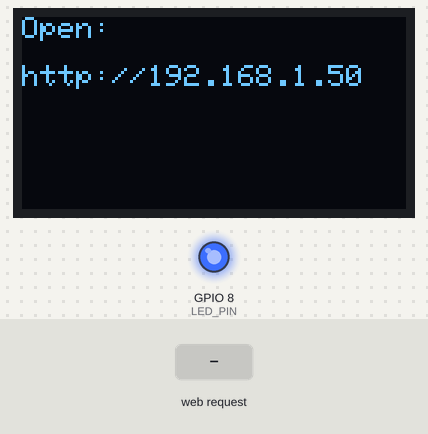
The sketch below on a simulated ESP32-C3. Shown: 128×64 one-colour display, output pins drawn as LEDs (lit = HIGH). Inputs (shaded band) come from the test bench. WiFi joins after 1.5 s; servers stay silent unless stated; not simulated (calls return 0 or success): secrets.h; what the sketch prints to the serial monitor is not drawn.

Above: at 2.7 s.
2.8 s: HTTP request GET /msg received
At 3.4 s:
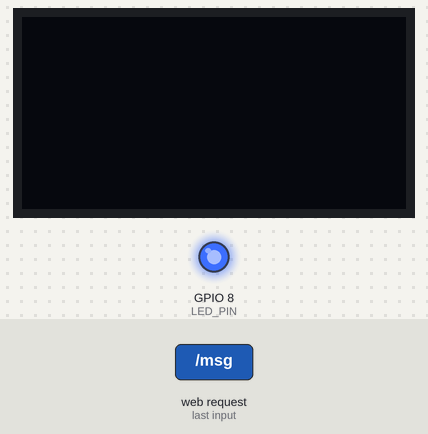
4.3 s: HTTP request GET /invert received
At 4.9 s:
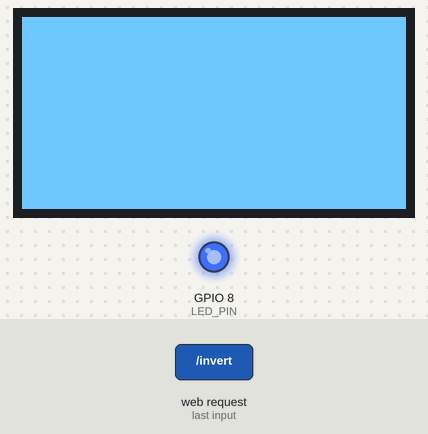
5.8 s: HTTP request GET /toggle received
At 7.0 s:
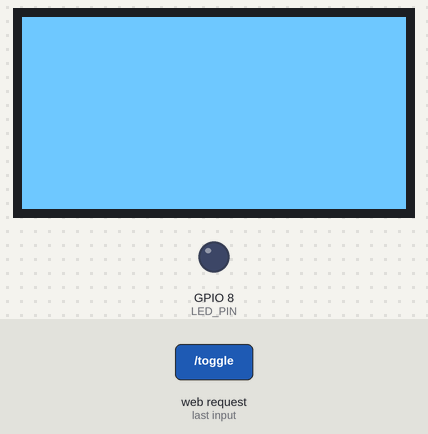
7.3 s: HTTP request GET /msg?text=1 received
At 8.1 s:
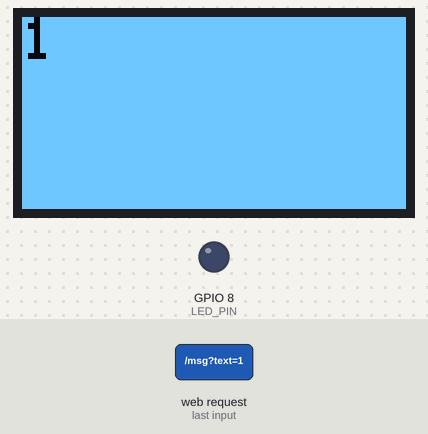
Timing chart, 0 to 9.8 s (numbered marks = the images above; inputs shaded):
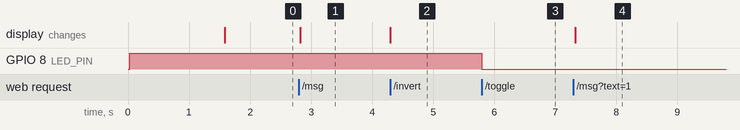

Measured:
- after the input at 2.8 s, the display: changes at once (image 1)
- after the input at 4.3 s, the display: changes at once (image 2)
- after the input at 5.8 s, GPIO 8 (LED_PIN): HIGH → LOW at once
- after the input at 7.3 s, the display: changes at once (image 4)

The sketch:

10-web-remote.ino
```cpp
#include <WiFi.h>
#include <WebServer.h>
#include <Adafruit_SSD1306.h>
#include "secrets.h"
#include "page.h"

#define SDA_PIN 6
#define SCL_PIN 7
#define LED_PIN 8

Adafruit_SSD1306 display(128, 64, &Wire, -1);
WebServer server(80);   // port 80 = the normal port for web pages

void showText(String text, int size) {
  display.clearDisplay();
  display.setTextSize(size);
  display.setTextColor(SSD1306_WHITE);
  display.setCursor(0, 0);
  display.print(text);
  display.display();
}

void handleRoot() {
  server.send(200, "text/html", PAGE);
}

bool ledOn=false;
void handleToggle(){
    ledOn=!ledOn;
    digitalWrite(LED_PIN, ledOn?LOW:HIGH); //on/off
    server.send(200, "text/plain", ledOn?"ON":"OFF");
}

void handleMsg() {
  String text = server.arg("text");   // the value after ?text=
  showText(text, 2);
  server.send(200, "text/plain", "Showing: " + text);
}
bool screenInverted=false;
void handleInvert(){
  screenInverted= !screenInverted;

  display.invertDisplay(screenInverted);
  server.send(200, "text/plain", screenInverted? "Inverted":"Normal");

}

void handleClear(){
  display.clearDisplay();
  display.display();
  server.send(200, "text/plain", "Cleared");
}


void setup() {
  Serial.begin(115200);
  Wire.begin(SDA_PIN, SCL_PIN);
  if (!display.begin(SSD1306_SWITCHCAPVCC, 0x3C)) {
    Serial.println("OLED not found");
    while (true) delay(10);
  }

  pinMode(LED_PIN, OUTPUT);
  digitalWrite(LED_PIN, HIGH); //off

  showText("Connecting...", 1);
  WiFi.begin(WIFI_SSID, WIFI_PASS);
  WiFi.setTxPower(WIFI_POWER_8_5dBm);   // helps the SuperMini's weak antenna
  while (WiFi.status() != WL_CONNECTED) {
    delay(500);
    Serial.print(".");
  }

  String ip = WiFi.localIP().toString();
  Serial.println("\nOpen http://" + ip);
  showText("Open:\n\nhttp://" + ip, 1);   // the IP can change, so always show it

  server.on("/", handleRoot);   // "/" = the main page
  server.on("/toggle", handleToggle);
  server.on("/msg", handleMsg);
  server.on("/invert", handleInvert);
  server.on("/clear", handleClear);
  server.begin();
}

void loop() {
  server.handleClient();   // check for requests from browsers
}
```

page.h
```cpp
const char PAGE[] = R"rawliteral(
<!DOCTYPE html>
<html>
<head>
  <meta name="viewport" content="width=device-width, initial-scale=1">
  <title>Bobby Remote</title>
  <style>
    body   { font-family: sans-serif; text-align: center; margin-top: 40px; }
    button { padding: 12px 24px; font-size: 18px; }
  </style>
</head>
<body>
  <h1>Bobby Remote</h1>
  <button onclick="send('./toggle')">Toggle LED</button>

  <p id="reply"></p>
 <input type="text" id="msg" placeholder="Enter text to show on OLED">
 <button onclick="sendMsg()">Send</button>

 <button onclick="send('./invert')">Invert OLED</button>
 <button onclick="send('./clear')">Clear OLED</button>
  <script>
    function toggleLED() {
      fetch('/toggle');
    }

  function send(path) {
    fetch(path)
      .then(r => r.text())
      .then(t => document.getElementById('reply').textContent = t);
  }

  function sendMsg(){
  const text= document.getElementById('msg').value;
  send('/msg?text=' + encodeURIComponent(text));
  }

  </script>
</body>
</html>
)rawliteral";
```
